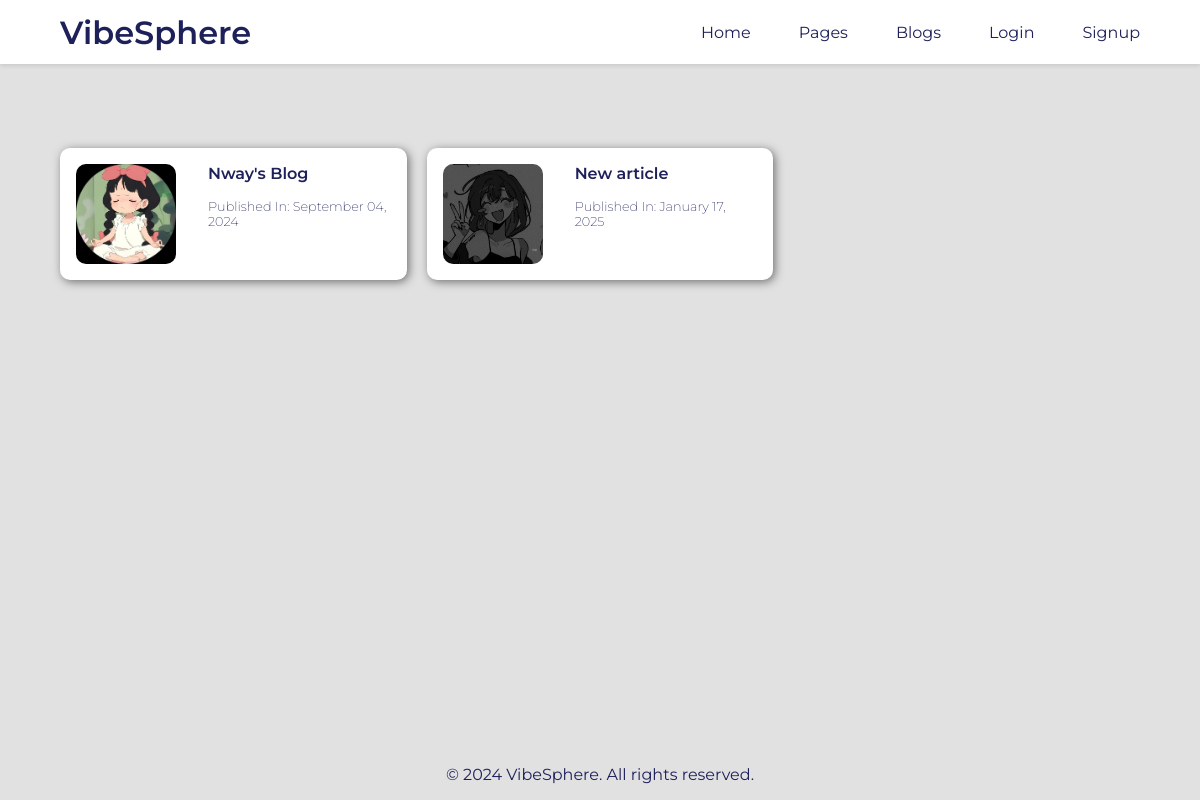
The page /pages/ on the database its author committed.
### main/models.py (models this page shows, shortened)
class BlogPage(models.Model):
    title = models.CharField(primary_key=True, unique=True, max_length=200)
    author = models.ForeignKey(User, on_delete=models.CASCADE)
    created_date = models.DateTimeField(auto_now_add=True)
    updated_date = models.DateTimeField(auto_now=True)
    profile_image = models.ImageField(upload_to='blog_images/')
    meta_description = models.TextField(blank=True, null=True)
    published_date = models.DateTimeField(blank=True, null=True, auto_now_add=True)
    status = models.CharField(max_length=10, choices=[('draft', 'Pending'), ('published', 'Published')], default='draft')

### main/views.py (the view)
# urls.py: path('pages/', views.show_all_pages, name='pages'),
def show_all_pages(request):
    pages = BlogPage.objects.all()
    context = {
        'show_navbar': True,
        'pages': pages
    }
    return render(request, 'pages.html', context)

### templates/pages.html (shortened to what this page needs)
{%extends 'main.html'%}
{% load static %}
{%block extra_css %}
<link rel="stylesheet" href="{% static 'css/pages.css' %}" />
{% endblock %}
{% block content %}
<div class="page__container">
    <div class="page__card__container">
        {% for page in pages%}
            <a class="page__card" href="{% url 'articles_by_page' page.title %}" style="text-decoration: none;">
                <img src="{{page.profile_image.url}}" alt="{{page.title}}" class="page__card__image">
                <div class="page__body__container">
                    <h2 class="page__card__title">{{page.title}}</h2>
                    <p class="page__card__desc">Published In: {{ page.published_date|date:"F d, Y" }}</p>
                </div>
            </a>
        {% endfor %}
    </div>
</div>
{% endblock %}

### static/css/main.css (style rules this page uses)
* { margin: 0; padding: 0; box-sizing: border-box; }
body { background-color: #e1e1e1; font-family: "Montserrat", sans-serif; display: flex; flex-direction: column; margin-bottom: 10rem; margin-top: 12vh; padding: 0; box-sizing: border-box; }

### static/css/pages.css (style rules this page uses)
.page__container { width: 90%; height: auto; margin: auto; padding: 20px 0; }
.page__card__container { display: grid; grid-template-columns: repeat(3, 1fr); gap: 20px; margin-top: 2rem; }
.page__card { display: flex; justify-content: space-between; align-items: flex-start; width: 100%; background-color: #fff; padding: 1rem; border-radius: 10px; box-shadow: 2px 2px 10px rgba(0, 0, 0, 0.5); }
.page__card__image { width: 100px; height: 100px; border-radius: 10px; }
.page__body__container { margin-right: auto; margin-left: 2rem; }
.page__card__title { font-weight: 600; margin-bottom: 1rem; font-size: 1rem; color: #1E205A; }
.page__card__desc, .page__card__status { font-weight: 200; font-size: 0.8rem; margin-bottom: 0.5rem; color: #1E205A; }

### rows shown on the page
BlogPage: profile_image (picture), title "Nway's Blog", published_date "September 04, 2024"
BlogPage: profile_image (picture), title "New article", published_date "January 17, 2025"
